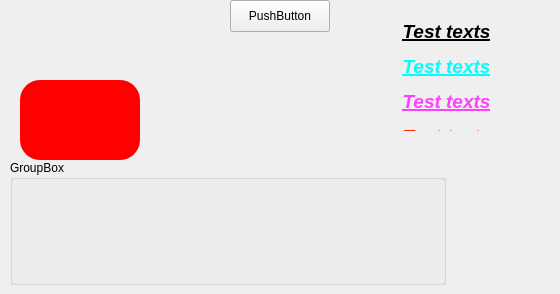
      <widget class="QWidget" name="tab">
       <attribute name="title">
        <string>Qss Animation</string>
       </attribute>
       <widget class="SvgIcon" name="widget_8" native="true">
        <property name="geometry">
         <rect>
          <x>150</x>
          <y>20</y>
          <width>50</width>
          <height>50</height>
         </rect>
        </property>
        <property name="styleSheet">
         <string notr="true"/>
        </property>
        <property name="name" stdset="0">
         <string>yin-yang</string>
        </property>
        <property name="color" stdset="0">
         <color>
          <red>122</red>
          <green>129</green>
          <blue>255</blue>
         </color>
        </property>
        <property name="animationEnabled" stdset="0">
         <bool>true</bool>
        </property>
       </widget>
       <widget class="QGroupBox" name="groupBox">
        <property name="geometry">
         <rect>
          <x>10</x>
          <y>160</y>
          <width>436</width>
          <height>125</height>
         </rect>
        </property>
        <property name="styleSheet">
         <string notr="true">SvgIcon:normal {
 	color:  #409EFF;
	qproperty-rotation: 0; 
     background-color: darkgrey;
	border-radius: 0px;
	padding: 20px;
	qproperty-margin: rect(12 12 12 12);
}
SvgIcon:hover {
 	color:  #337ECC;
	qproperty-rotation: 360; 
     background-color: lightgray;
	border-radius: 10px;
}
SvgIcon:hide {
	opacity: 0
}
SvgIcon:show {
	opacity: 1
}</string>
        </property>
        <property name="title">
         <string>GroupBox</string>
        </property>
        <layout class="QHBoxLayout" name="horizontalLayout">
         <property name="leftMargin">
          <number>0</number>
         </property>
         <property name="topMargin">
          <number>0</number>
         </property>
         <property name="rightMargin">
          <number>0</number>
         </property>
         <property name="bottomMargin">
          <number>0</number>
         </property>
         <item>
          <widget class="SvgIcon" name="widget_4" native="true">
           <property name="styleSheet">
            <string notr="true">opacity: 0.1</string>
           </property>
           <property name="name" stdset="0">
            <string>yin-yang</string>
           </property>
           <property name="color" stdset="0">
            <color>
             <red>0</red>
             <green>150</green>
             <blue>255</blue>
            </color>
           </property>
           <property name="animationEnabled" stdset="0">
            <bool>true</bool>
           </property>
          </widget>
         </item>
         <item>
          <widget class="SvgIcon" name="widget_5" native="true">
           <property name="styleSheet">
            <string notr="true"/>
           </property>
           <property name="name" stdset="0">
            <string>yin-yang</string>
           </property>
           <property name="color" stdset="0">
            <color>
             <red>0</red>
             <green>150</green>
             <blue>255</blue>
            </color>
           </property>
           <property name="animationEnabled" stdset="0">
            <bool>true</bool>
           </property>
          </widget>
         </item>
         <item>
          <widget class="SvgIcon" name="widget_6" native="true">
           <property name="styleSheet">
            <string notr="true"/>
           </property>
           <property name="name" stdset="0">
            <string>yin-yang</string>
           </property>
           <property name="color" stdset="0">
            <color>
             <red>0</red>
             <green>150</green>
             <blue>255</blue>
            </color>
           </property>
           <property name="animationEnabled" stdset="0">
            <bool>true</bool>
           </property>
          </widget>
         </item>
         <item>
          <widget class="SvgIcon" name="widget_7" native="true">
           <property name="styleSheet">
            <string notr="true"/>
           </property>
           <property name="name" stdset="0">
            <string>yin-yang</string>
           </property>
           <property name="color" stdset="0">
            <color>
             <red>0</red>
             <green>150</green>
             <blue>255</blue>
            </color>
           </property>
           <property name="animationEnabled" stdset="0">
            <bool>true</bool>
           </property>
          </widget>
         </item>
        </layout>
       </widget>
       <widget class="SvgIcon" name="widget" native="true">
        <property name="geometry">
         <rect>
          <x>0</x>
          <y>0</y>
          <width>30</width>
          <height>30</height>
         </rect>
        </property>
        <property name="styleSheet">
         <string notr="true">:normal {
 	color:  purple;
	qproperty-rotation: 0; 
     background-color: darkgrey;
	border-radius: 0px;
	padding: 20px;
	qproperty-margin: rect(12 12 12 12);
}
:hover {
 	color:  red;
	qproperty-rotation: 360; 
     background-color: lightgray;
	border-radius: 10px;
}
:hide {
	opacity: 0
}
:show {
	opacity: 1
}</string>
        </property>
        <property name="name" stdset="0">
         <string>yin-yang</string>
        </property>
        <property name="color" stdset="0">
         <color>
          <red>122</red>
          <green>129</green>
          <blue>255</blue>
         </color>
        </property>
        <property name="animationEnabled" stdset="0">
         <bool>true</bool>
        </property>
       </widget>
       <widget class="BaseWidget" name="widget_2" native="true">
        <property name="geometry">
         <rect>
          <x>20</x>
          <y>80</y>
          <width>120</width>
          <height>80</height>
         </rect>
        </property>
        <property name="styleSheet">
         <string notr="true">border-radius: 20px;
background-color: red;</string>
        </property>
        <property name="dragable" stdset="0">
         <bool>true</bool>
        </property>
        <widget class="SvgIcon" name="widget_9" native="true">
         <property name="geometry">
          <rect>
           <x>40</x>
           <y>30</y>
           <width>30</width>
           <height>30</height>
          </rect>
         </property>
         <property name="styleSheet">
          <string notr="true">:normal {
 	color:  purple;
	qproperty-rotation: 0;
	border-radius: 0px;
	padding: 20px;
}
:hover {
 	color:  red;
	qproperty-rotation: 360; 
	border-radius: 10px;
}
:hide {
	opacity: 0
}
:show {
	opacity: 1
}</string>
         </property>
         <property name="name" stdset="0">
          <string>yin-yang</string>
         </property>
         <property name="color" stdset="0">
          <color>
           <red>122</red>
           <green>129</green>
           <blue>255</blue>
          </color>
         </property>
         <property name="animationEnabled" stdset="0">
          <bool>true</bool>
         </property>
        </widget>
       </widget>
       <widget class="QFrame" name="frame">
        <property name="geometry">
         <rect>
          <x>340</x>
          <y>10</y>
          <width>211</width>
          <height>131</height>
         </rect>
        </property>
        <property name="styleSheet">
         <string notr="true">border-radius: 10px;
border:1px solid &quot;transparent&quot;;
background-color: &quot;darkgrey&quot;;</string>
        </property>
        <property name="frameShape">
         <enum>QFrame::Box</enum>
        </property>
        <property name="frameShadow">
         <enum>QFrame::Plain</enum>
        </property>
        <widget class="QLabel" name="label">
         <property name="geometry">
          <rect>
           <x>16</x>
           <y>10</y>
           <width>181</width>
           <height>111</height>
          </rect>
         </property>
         <property name="text">
          <string>&lt;html&gt;&lt;head/&gt;&lt;body&gt;&lt;p align=&quot;center&quot;&gt;&lt;span style=&quot; font-size:14pt; font-weight:700; font-style:italic; text-decoration: underline;&quot;&gt;Test texts&lt;/span&gt;&lt;/p&gt;&lt;p align=&quot;center&quot;&gt;&lt;span style=&quot; font-size:14pt; font-weight:700; font-style:italic; text-decoration: underline; color:#00fdff;&quot;&gt;Test texts&lt;/span&gt;&lt;/p&gt;&lt;p align=&quot;center&quot;&gt;&lt;span style=&quot; font-size:14pt; font-weight:700; font-style:italic; text-decoration: underline; color:#ff40ff;&quot;&gt;Test texts&lt;/span&gt;&lt;/p&gt;&lt;p align=&quot;center&quot;&gt;&lt;span style=&quot; font-size:14pt; font-weight:700; font-style:italic; text-decoration: underline; color:#ff2600;&quot;&gt;Test texts&lt;/span&gt;&lt;/p&gt;&lt;/body&gt;&lt;/html&gt;</string>
         </property>
        </widget>
       </widget>
       <widget class="QPushButton" name="pushButton">
        <property name="geometry">
         <rect>
          <x>230</x>
          <y>0</y>
          <width>100</width>
          <height>32</height>
         </rect>
        </property>
        <property name="styleSheet">
         <string notr="true">:normal {
 	color:  purple;
     background-color:  &quot;transparent&quot;;
	border-radius: 0px;
	border: 1px solid &quot;green&quot;;
}
:hover {
 	color:  red;
     background-color: gray;
	border-radius: 10px;
}</string>
        </property>
        <property name="text">
         <string>PushButton</string>
        </property>
       </widget>
       <widget class="MaskWidget" name="widget_3" native="true">
        <property name="geometry">
         <rect>
          <x>30</x>
          <y>20</y>
          <width>120</width>
          <height>80</height>
         </rect>
        </property>
        <property name="color" stdset="0">
         <color>
          <red>255</red>
          <green>64</green>
          <blue>255</blue>
         </color>
        </property>
        <property name="dragable" stdset="0">
         <bool>true</bool>
        </property>
       </widget>
      </widget>
